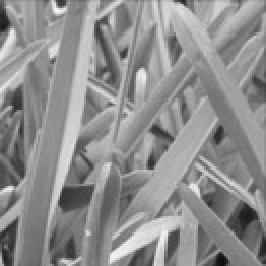
%> input picture 170050027_170050035_170050041_assignment2_filtering/3/data/grass.png, 133 x 133 px (shown 2 times larger)
$ octave --eval "result = myBlur(imread('../data/grass.png'));"   (GNU Octave 9; MATLAB toolbox functions it lacks are replaced by stand-ins)
%> lines starting %> are read from the running program, lines starting %| are printed output that depends on the picture
function [imOut] = myBlur(im)
    blur_mask = fspecial('gaussian', [5 5], 0.66);
    blurred_image= imfilter(im,blur_mask);
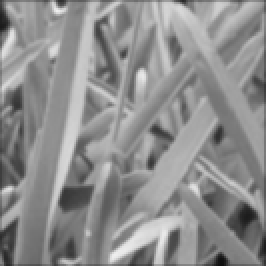
%> blurred_image: size 133x133 uint8 (shown 2 times larger); min 14, max 239, mean 141.5
    imOut = blurred_image(1:2:end, 1:2:end);
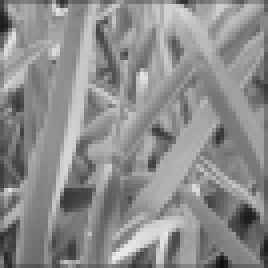
%> imOut: size 67x67 uint8 (shown 4 times larger); min 14, max 237, mean 140.5
end

$ run again, on 170050027_170050035_170050041_assignment2_filtering/3/data/honeyCombReal.png
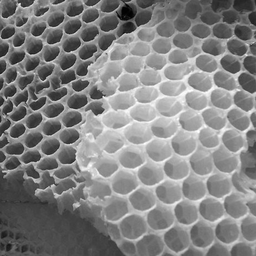
%> input picture 170050027_170050035_170050041_assignment2_filtering/3/data/honeyCombReal.png, 256 x 256 px
%> in myBlur, `blurred_image= imfilter(im,blur_mask);`:
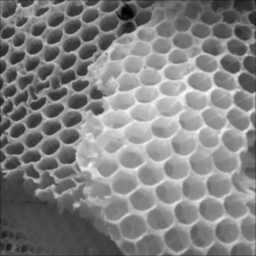
%> blurred_image: size 256x256 uint8; min 2, max 247, mean 129.4
%> in myBlur, `imOut = blurred_image(1:2:end, 1:2:end);`:
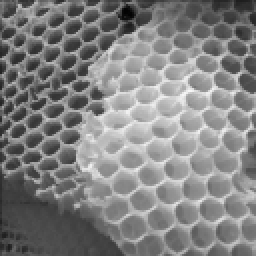
%> imOut: size 128x128 uint8 (shown 2 times larger); min 3, max 246, mean 129.3
